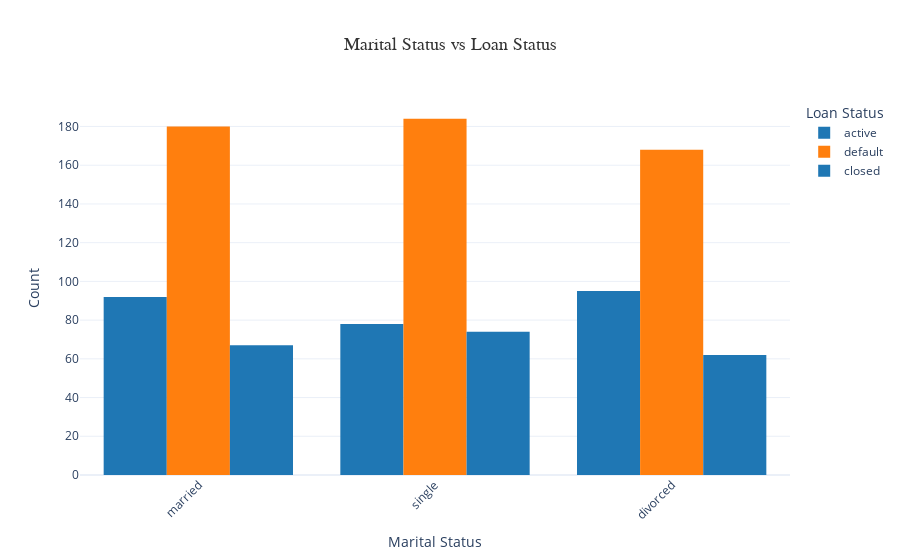

The notebook cell this image was saved under:
### Code cell
import plotly.express as px

fig = px.histogram(
    data, 
    x='marital_status', 
    color='loan_status', 
    barmode='group', 
    title='Marital Status vs Loan Status', 
    labels={'marital_status': 'Marital Status', 'loan_status': 'Loan Status'},
    color_discrete_sequence=['#1f77b4', '#ff7f0e']  # Improved color contrast
)

fig.update_layout(
    xaxis_title='Marital Status', 
    yaxis_title='Count',  
    xaxis={'categoryorder': 'total descending'},  # Sorting categories by total count
    template='plotly_white', 
    barmode='group',  
    title_x=0.5,  # Center the title
    title_font=dict(size=18, family='Arial', color='#333333'),  # Customize title font
    xaxis_tickangle=-45,  # Angle the x-axis labels for better readability
)

fig.show()

### Figure 1 — Plotly figure (JSON) as saved in the notebook; plotly's stock layout.template omitted (floating-point values rounded to 4 significant figures; data arrays with more than 128 entries replaced by an {"elided": "..."} marker saying what was removed)
{"data": [{"alignmentgroup": "True", "bingroup": "x", "hovertemplate": "Loan Status=active<br>Marital Status=%{x}<br>count=%{y}<extra></extra>", "legendgroup": "active", "marker": {"color": "#1f77b4", "pattern": {"shape": ""}}, "name": "active", "offsetgroup": "active", "orientation": "v", "showlegend": true, "type": "histogram", "x": {"elided": "265 str values"}, "xaxis": "x", "yaxis": "y"}, {"alignmentgroup": "True", "bingroup": "x", "hovertemplate": "Loan Status=default<br>Marital Status=%{x}<br>count=%{y}<extra></extra>", "legendgroup": "default", "marker": {"color": "#ff7f0e", "pattern": {"shape": ""}}, "name": "default", "offsetgroup": "default", "orientation": "v", "showlegend": true, "type": "histogram", "x": {"elided": "532 str values"}, "xaxis": "x", "yaxis": "y"}, {"alignmentgroup": "True", "bingroup": "x", "hovertemplate": "Loan Status=closed<br>Marital Status=%{x}<br>count=%{y}<extra></extra>", "legendgroup": "closed", "marker": {"color": "#1f77b4", "pattern": {"shape": ""}}, "name": "closed", "offsetgroup": "closed", "orientation": "v", "showlegend": true, "type": "histogram", "x": {"elided": "203 str values"}, "xaxis": "x", "yaxis": "y"}], "layout": {"barmode": "group", "legend": {"title": {"text": "Loan Status"}, "tracegroupgap": 0}, "title": {"font": {"color": "#333333", "family": "Arial", "size": 18}, "text": "Marital Status vs Loan Status", "x": 0.5}, "xaxis": {"anchor": "y", "categoryorder": "total descending", "domain": [0, 1], "tickangle": -45, "title": {"text": "Marital Status"}}, "yaxis": {"anchor": "x", "domain": [0, 1], "title": {"text": "Count"}}}}
